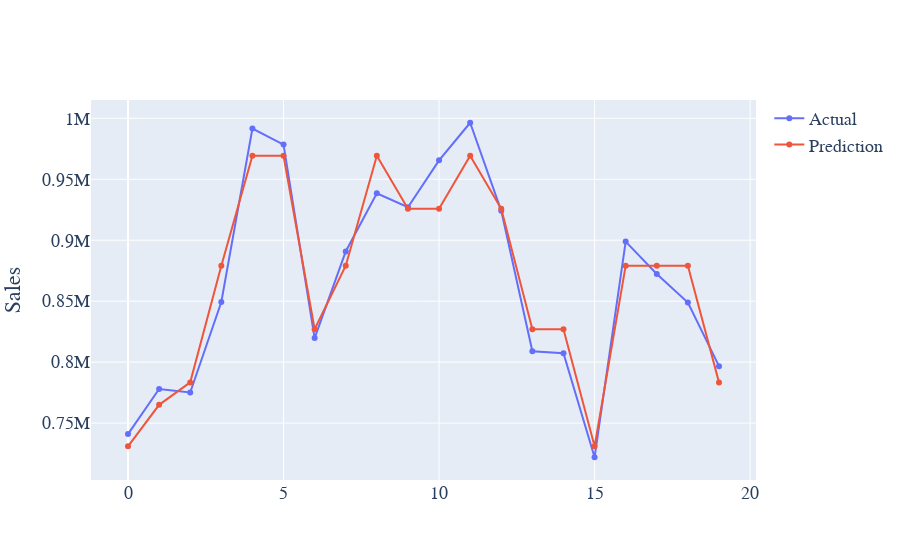

Notebook cell for this chart:
### Code cell
num = len(y_test)
fig = go.Figure()
if target == 'Consumption':
    fig.add_trace(go.Bar(y = y_test.values[:num],x = [_ for _ in range(len(y_test.values[:num]))], name='Actual'))
    fig.add_trace(go.Bar(y = model.predict(X_test[:num]),x = [_ for _ in range(len(y_test.values[:num]))], name='Prediction'))
    fig.update_xaxes(title_text='35 steel ids')
else:
    fig.add_trace(go.Scatter(y = y_test.values[:num],x = [_ for _ in range(len(y_test.values[:num]))], name='Actual'))
    fig.add_trace(go.Scatter(y = model.predict(X_test[:num]),x = [_ for _ in range(len(y_test.values[:num]))], name='Prediction'))
#     fig.update_xaxes(title_text='35 steel ids')
    fig.update_traces(mode = 'lines+markers')
fig.update_yaxes(title_text=f'{target}')

fig.update_layout(
    font=dict(
        family="bold",
        size=18,
    )
)

### Figure 1 — Plotly figure (JSON) as saved in the notebook; plotly's stock layout.template omitted (floating-point values rounded to 4 significant figures)
{"data": [{"mode": "lines+markers", "name": "Actual", "type": "scatter", "x": [0, 1, 2, 3, 4, 5, 6, 7, 8, 9, 10, 11, 12, 13, 14, 15, 16, 17, 18, 19], "y": [741000.0, 778000.0, 775100.0, 849300.0, 991600.0, 978500.0, 819700.0, 890800.0, 938500.0, 927100.0, 965500.0, 996400.0, 924100.0, 808900.0, 807300.0, 722000.0, 898900.0, 872300.0, 848900.0, 796700.0]}, {"mode": "lines+markers", "name": "Prediction", "type": "scatter", "x": [0, 1, 2, 3, 4, 5, 6, 7, 8, 9, 10, 11, 12, 13, 14, 15, 16, 17, 18, 19], "y": [730900.0, 765000.0, 783400.0, 879200.0, 969300.0, 969300.0, 827000.0, 879200.0, 969300.0, 925800.0, 925800.0, 969300.0, 925800.0, 827000.0, 827000.0, 730900.0, 879200.0, 879200.0, 879200.0, 783400.0]}], "layout": {"font": {"family": "bold", "size": 18}, "yaxis": {"title": {"text": "Sales"}}}}
